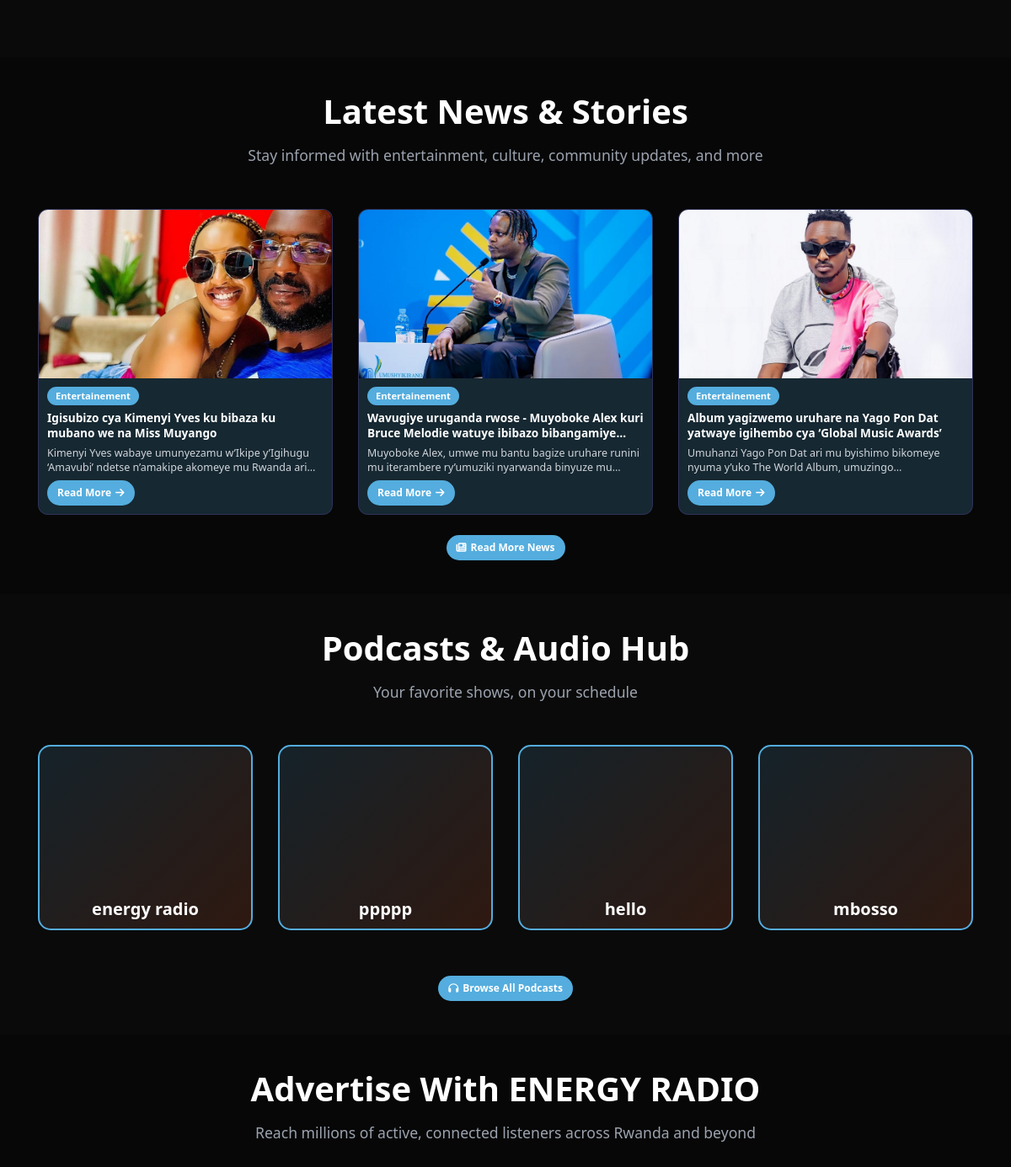
The app's page / (middle part), older data.
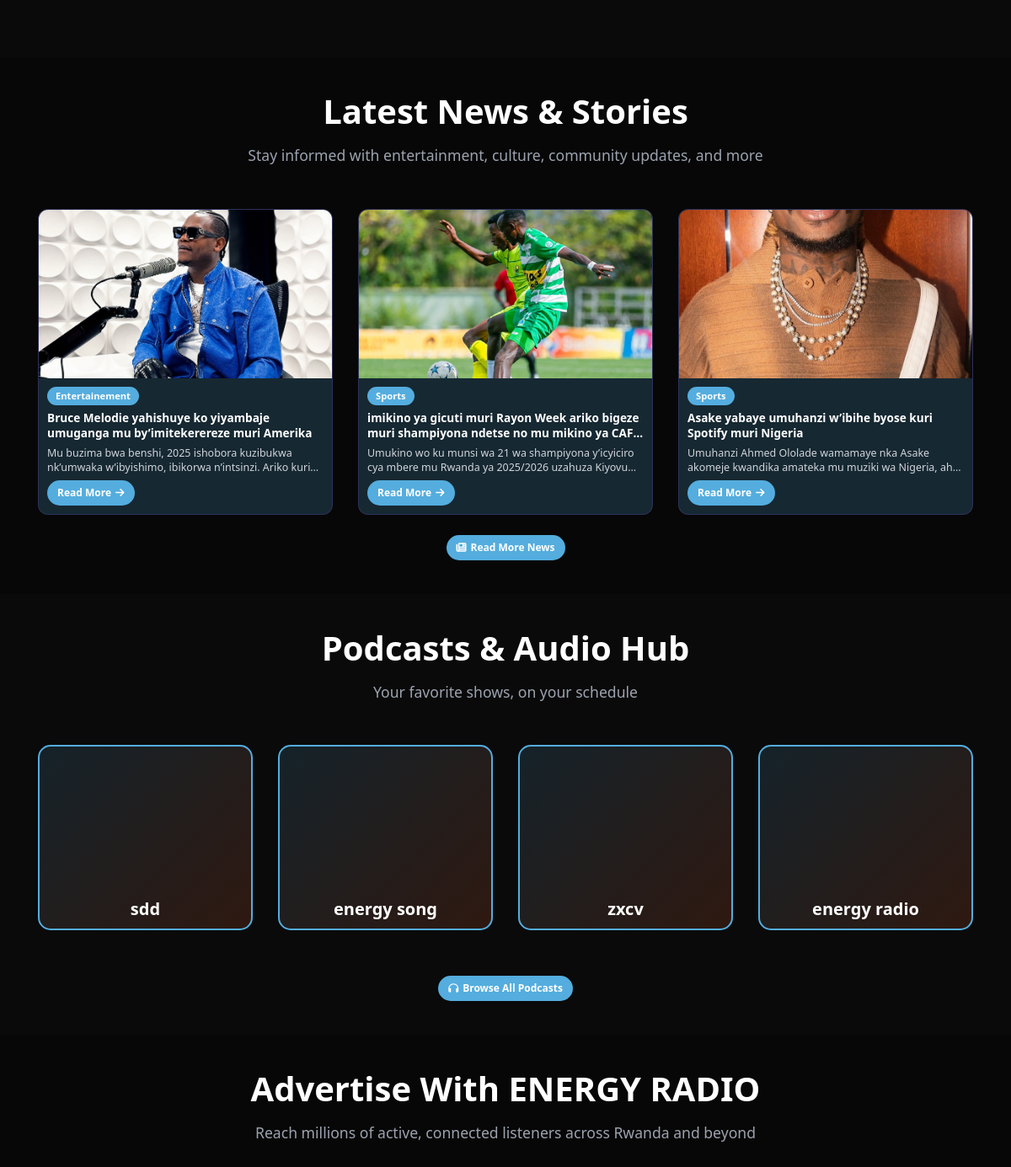
The same page, newer data.
### main/models.py (models this page shows, shortened)
class Article(models.Model):
    STATUS_CHOICES = [
        ('published', 'Published'),
        ('draft', 'Draft'),
        ('archived', 'Archived'),
    ]
    title = models.CharField(max_length=200, verbose_name="Title")
    category = models.ForeignKey(Category, on_delete=models.SET_NULL, null=True, related_name='articles', verbose_name="Category")
    excerpt = models.TextField(blank=False, null=False, verbose_name="Sub content")
    content = models.TextField(blank=False, null=False, verbose_name="Full Content")
    image = models.ImageField(upload_to='articles/', blank=False, null=False, verbose_name="Cover Image")
    status = models.CharField(max_length=20, choices=STATUS_CHOICES, default='draft', verbose_name="Status")
    author = models.ForeignKey(settings.AUTH_USER_MODEL, on_delete=models.SET_NULL, null=True, blank=False, related_name='articles', verbose_name="Author")
    created_at = models.DateTimeField(auto_now_add=True)
    updated_at = models.DateTimeField(auto_now=True)
    class Meta:
        verbose_name = "Article"
        verbose_name_plural = "Articles"
        ordering = ['-created_at']

class Category(models.Model):
    name = models.CharField(max_length=100, verbose_name="name")
    slug = models.SlugField(max_length=100, unique=True, verbose_name="Slug")
    description = models.TextField(blank=True, null=True, verbose_name="Description")
    icon = models.CharField(max_length=50, blank=True, null=True, verbose_name="Icon")
    created_at = models.DateTimeField(auto_now_add=True)
    updated_at = models.DateTimeField(auto_now=True)
    class Meta:
        verbose_name = "Article Category"
        verbose_name_plural = "Article Categories"
        ordering = ['name']

class PodcastShow(models.Model):
    BADGE_CHOICES = [
        ('new', 'NEW'),
        ('weekly', 'WEEKLY'),
        ('featured', 'FEATURED'),
        ('none', 'None'),
    ]
    title = models.CharField(max_length=200, verbose_name="Show Title")
    category = models.ForeignKey(PodcastCategory, on_delete=models.SET_NULL, null=True, related_name='shows', verbose_name="Category")
    description = models.TextField(verbose_name="Description")
    video_url = models.URLField(blank=True, null=True, verbose_name="Video URL", help_text="Link to YouTube/Vimeo or embedded video")
    audio_url = models.URLField(verbose_name="Audio File URL", help_text="Link to MP3/audio file")
    guest = models.CharField(max_length=200, blank=True, null=True, verbose_name="Guest(s)")
    host = models.CharField(max_length=100, blank=True, null=True, verbose_name="Host")
    is_active = models.BooleanField(default=True, verbose_name="Active")
    order = models.IntegerField(default=0, verbose_name="Display Order")
    created_at = models.DateTimeField(auto_now_add=True)
    updated_at = models.DateTimeField(auto_now=True)
    class Meta:
        verbose_name = "Podcast Show"
        verbose_name_plural = "Podcast Shows"
        ordering = ['order', '-created_at']

### main/views.py (the view)
# urls.py: 2. Add a URL to urlpatterns:  path('', views.home, name='home')
def home(request):
    template_name="index.html"
    program = Program.objects.filter(day__day=date.today().isoweekday(), is_active=True).order_by('start_time')
    article = Article.objects.filter(status='published').order_by('-created_at')[:3]
    podcasts = PodcastShow.objects.filter(is_active=True).order_by('-created_at')[:4]
    advertisements = Advertisement.objects.filter(is_active=True)
    current_time = datetime.now().time()
    current_program = None
    program_status = 'no_program'
    for prog in program:
        if prog.start_time <= current_time <= prog.end_time:
            current_program = prog
            program_status = 'live'
            break
    if not current_program:
        next_prog = program.filter(start_time__gt=current_time).first()
        if next_prog:
            current_program = next_prog
            program_status = 'upcoming'
        else:
            first_prog = program.first()
            if first_prog:
                current_program = first_prog
                program_status = 'later'
    programs_for_display = list(program)
    if program_status == 'live' and current_program and len(programs_for_display) > 1:
        live_index = programs_for_display.index(current_program)
        start_index = (live_index - 1) % len(programs_for_display)
        programs_for_display = programs_for_display[start_index:] + programs_for_display[:start_index]
    for podcast in podcasts:
        if podcast.video_url:
            podcast.embed_video_url = get_youtube_embed_url(podcast.video_url)
        else:
            podcast.embed_video_url = None
    context = {
        "programs": programs_for_display,
        "articles": article,
        "podcasts": podcasts,
        "advertisements": advertisements,
        "current_program": current_program,
        "program_status": program_status,
    }
    return render(request, template_name, context)

### main/utils.py (called while the page is built)
def get_youtube_embed_url(url):
    if not url:
        return None
    if 'youtube.com/embed/' in url:
        return url
    youtube_regex = r'(?:https?://)?(?:www\.)?youtube\.com/watch\?v=([a-zA-Z0-9_-]{11})'
    match = re.search(youtube_regex, url)
    if match:
        video_id = match.group(1)
        return f'https://www.youtube.com/embed/{video_id}'
    youtu_be_regex = r'(?:https?://)?(?:www\.)?youtu\.be/([a-zA-Z0-9_-]{11})'
    match = re.search(youtu_be_regex, url)
    if match:
        video_id = match.group(1)
        return f'https://www.youtube.com/embed/{video_id}'
    return url

### templates/index.html (shortened to what this page needs)
{% extends "base.html" %}
{% load static %}
{% block extra_head %}
<link rel="stylesheet" href="{% static 'css/styles.css' %}">
{% endblock extra_head %}
{% block content %}
    <section id="programs" class="section-padding">
    </section>
    <section id="news" class="section-padding" style="background: rgba(0, 0, 0, 0.3);">
        <div class="container">
            <div class="section-title">
                <h2>Latest News & Stories</h2>
                <p>Stay informed with entertainment, culture, community updates, and more</p>
            </div>
            <div class="row">
                {% for article in articles %}
                <div class="col-md-4">
                    <div class="news-card">
                        <img src="{{ article.image.url }}" alt="{{ article.title }}">
                        <div class="news-card-body">
                            <span class="news-badge">{{ article.category.name }}</span>
                            <h5>{{ article.title }}</h5>
                            <p>{{ article.excerpt|truncatewords:30 }}</p>
                            <a href="{% url 'article_detail' article.pk %}" class="btn-read-more">Read More <i class="fas fa-arrow-right"></i></a>
                        </div>
                    </div>
                </div>
                {% endfor %}
            </div>
            <div class="text-center mt-4">
                <div class="text-center mt-4">
                <a href="{% url 'news' %}" class="btn-read-more"><i class="fas fa-newspaper"></i> Read More News</a>
             </div>
            </div>
        </div>
    </section>
    <section id="podcasts" class="section-padding">
        <div class="container">
            <div class="section-title">
                <h2>Podcasts & Audio Hub</h2>
                <p>Your favorite shows, on your schedule</p>
            </div>
            <div class="row">
                {% for podcast in podcasts %}
                <div class="col-md-3 col-sm-6">
                    <div class="podcast-card">
                        {% if podcast.embed_video_url %}
                        <div class="ratio ratio-16x9">
                            <iframe src="{{ podcast.embed_video_url }}" title="{{ podcast.title }}" frameborder="0" allow="accelerometer; autoplay; clipboard-write; encrypted-media; gyroscope; picture-in-picture; web-share" allowfullscreen style="width: 100%; height: 100%;"> </iframe>
                        </div>
                        {% elif podcast.image %}
                        <img src="{{ podcast.image.url }}" alt="{{ podcast.title }}" class="podcast-image-static" style="width: 100%; height: 100%;">
                        {% else %}
                        <div class="podcast-placeholder">
                            <i class="fas fa-podcast"></i>
                        </div>
                        {% endif %}
                        <h5>{{ podcast.title }}</h5>
                    </div>
                </div>
                {% endfor %}
            </div>
            <div class="text-center mt-4">
              <a href="{% url 'podcast' %}" class="btn-read-more"><i class="fas fa-headphones"></i> Browse All Podcasts</a>
            </div>
        </div>
</section>
    <section id="advertise" class="section-padding" style="background: rgba(0, 0, 0, 0.3);">
        <div class="container">
            <div class="section-title">
                <h2>Advertise With ENERGY RADIO</h2>
                <p>Reach millions of active, connected listeners across Rwanda and beyond</p>
            </div>
        </div>
    </section>
{% endblock content %}

Row changes from the older to the newer data that the page shows:
no longer on this page (row unchanged): Article: image (picture), category.name "Entertainement", title "Igisubizo cya Kimenyi Yves ku bibaza ku mubano we na Miss Muyango", excerpt "Kimenyi Yves wabaye umunyezamu w’Ikipe y’Igihugu ‘Amavubi’ ndetse n’amakipe akomeye mu Rwanda…"
no longer on this page (row unchanged): Article: image (picture), category.name "Entertainement", title "Wavugiye uruganda rwose - Muyoboke Alex kuri Bruce Melodie watuye ibibazo…", excerpt "Muyoboke Alex, umwe mu bantu bagize uruhare runini mu iterambere ry’umuziki nyarwanda binyuze…"
no longer on this page (row unchanged): Article: image (picture), category.name "Entertainement", title "Album yagizwemo uruhare na Yago Pon Dat yatwaye igihembo cya ‘Global Music Awards’", excerpt "Umuhanzi Yago Pon Dat ari mu byishimo bikomeye nyuma y’uko The World Album,…"
no longer on this page (row unchanged): PodcastShow: title "ppppp"
no longer on this page (row unchanged): PodcastShow: title "hello"
no longer on this page (row unchanged): PodcastShow: title "mbosso"
added Article: image (picture), category.name "Entertainement", title "Bruce Melodie yahishuye ko yiyambaje umuganga mu by’imitekerereze muri Amerika", excerpt "Mu buzima bwa benshi, 2025 ishobora kuzibukwa nk’umwaka w’ibyishimo, ibikorwa n’intsinzi. Ariko…"
added Article: image (picture), category.name "Sports", title "imikino ya gicuti muri Rayon Week ariko bigeze muri shampiyona ndetse no mu mikino ya…", excerpt "Umukino wo ku munsi wa 21 wa shampiyona y’icyiciro cya mbere mu Rwanda ya 2025/2026 uzahuza…"
added Article: image (picture), category.name "Sports", title "Asake yabaye umuhanzi w’ibihe byose kuri Spotify muri Nigeria", excerpt "Umuhanzi Ahmed Ololade wamamaye nka Asake akomeje kwandika amateka mu muziki wa Nigeria,…"
added PodcastShow: title "sdd"
added PodcastShow: title "energy song"
added PodcastShow: title "zxcv"
